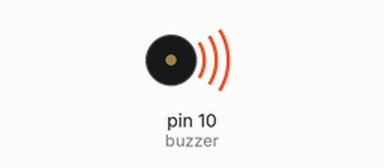
Simulated run of this program. Board: MicroPython board. On the bench: buzzer (waves = sounding).

Above: at 0.15 s.
At 7.78 s:
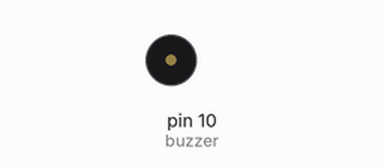
Timing chart, 0 to 11.8 s (numbered marks = the images above):
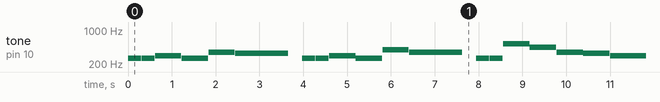

Measured:
- by itself, tone on pin 10 (buzzer): plays 262 Hz for 0.30 s, 262 Hz for 0.30 s, 294 Hz for 0.60 s, 262 Hz for 0.60 s, 349 Hz for 0.60 s, 330 Hz for 1.2 s … (181 notes in this stretch)

The program:

buzzer.py
```python
from machine import Pin, PWM
import time

# Define o pino do buzzer (GPIO 10) como um objeto PWM
# A frequência inicial é 0 para o buzzer ficar em silêncio
buzzer = PWM(Pin(10))
buzzer.freq(10000)

# Dicionário com as frequências das notas musicais
# Dica: Adicionar notas e frequências pode expandir o repertório
notas = {
    "C4": 262, "D4": 294, "E4": 330, "F4": 349, "G4": 392, "A4": 440, "B4": 494,
    "C5": 523, "D5": 587, "E5": 659, "F5": 698, "G5": 784,
    "P": 0   # "P" para pausa
}

# Define a música como uma lista de tuplas (nota, duração em segundos)
# Parabéns pra Você (em uma versão simplificada)
melodia = [
    ("C4", 0.3), ("C4", 0.3), ("D4", 0.6), ("C4", 0.6), ("F4", 0.6), ("E4", 1.2),
    ("P", 0.3),
    ("C4", 0.3), ("C4", 0.3), ("D4", 0.6), ("C4", 0.6), ("G4", 0.6), ("F4", 1.2),
    ("P", 0.3),
    ("C4", 0.3), ("C4", 0.3), ("C5", 0.6), ("A4", 0.6), ("F4", 0.6), ("E4", 0.6), ("D4", 1.2),
    ("P", 0.3),
    ("B4", 0.3), ("B4", 0.3), ("A4", 0.6), ("F4", 0.6), ("G4", 0.6), ("F4", 1.2)
]

def tocar_nota(frequencia, duracao):
    if frequencia > 0:
        buzzer.freq(frequencia)
        buzzer.duty_u16(32768)  # Habilita o PWM com 50% de duty cycle

    time.sleep(duracao)
    buzzer.duty_u16(0)  # Desliga o PWM para a próxima nota
    time.sleep(0.01)    # Pequena pausa entre as notas

# Inicia o loop para tocar a melodia
while True:
    for nota, duracao in melodia:
        frequencia = notas[nota]
        tocar_nota(frequencia, duracao)

    # Adiciona um pequeno atraso antes de repetir a música
    time.sleep(2)
```
